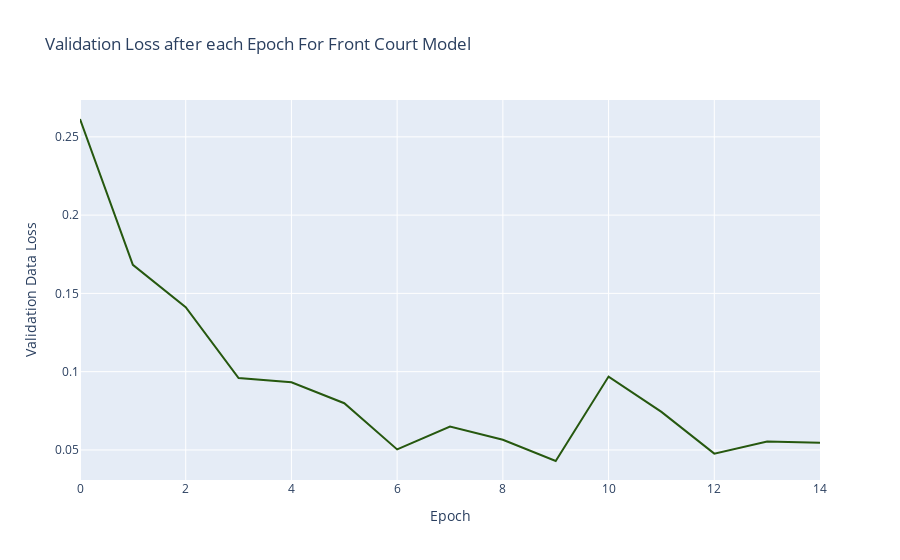

Source (notebook cell):
### Code cell
Fval_df = pd.DataFrame()
Fval_df["Validation Data Loss"] = val_lossF 
Fval_df["Validation Data Accuracy"] = val_accF 
Fval_df["Epoch"] = range(len(val_lossF))

fig = px.line(Fval_df,x="Epoch", y="Validation Data Loss", title='Validation Loss after each Epoch For Front Court Model')
fig.update_traces(line_color='#26580F')
fig.show()

### Figure 1 — Plotly figure (JSON) as saved in the notebook; plotly's stock layout.template omitted (floating-point values rounded to 4 significant figures)
{"data": [{"hovertemplate": "Epoch=%{x}<br>Validation Data Loss=%{y}<extra></extra>", "legendgroup": "", "line": {"color": "#26580F", "dash": "solid"}, "marker": {"symbol": "circle"}, "mode": "lines", "name": "", "orientation": "v", "showlegend": false, "type": "scatter", "x": [0, 1, 2, 3, 4, 5, 6, 7, 8, 9, 10, 11, 12, 13, 14], "xaxis": "x", "y": [0.2614, 0.1683, 0.1412, 0.09595, 0.09319, 0.07985, 0.05033, 0.06492, 0.0565, 0.04294, 0.09687, 0.07433, 0.04764, 0.05532, 0.05467], "yaxis": "y"}], "layout": {"legend": {"tracegroupgap": 0}, "title": {"text": "Validation Loss after each Epoch For Front Court Model"}, "xaxis": {"anchor": "y", "domain": [0, 1], "title": {"text": "Epoch"}}, "yaxis": {"anchor": "x", "domain": [0, 1], "title": {"text": "Validation Data Loss"}}}}
